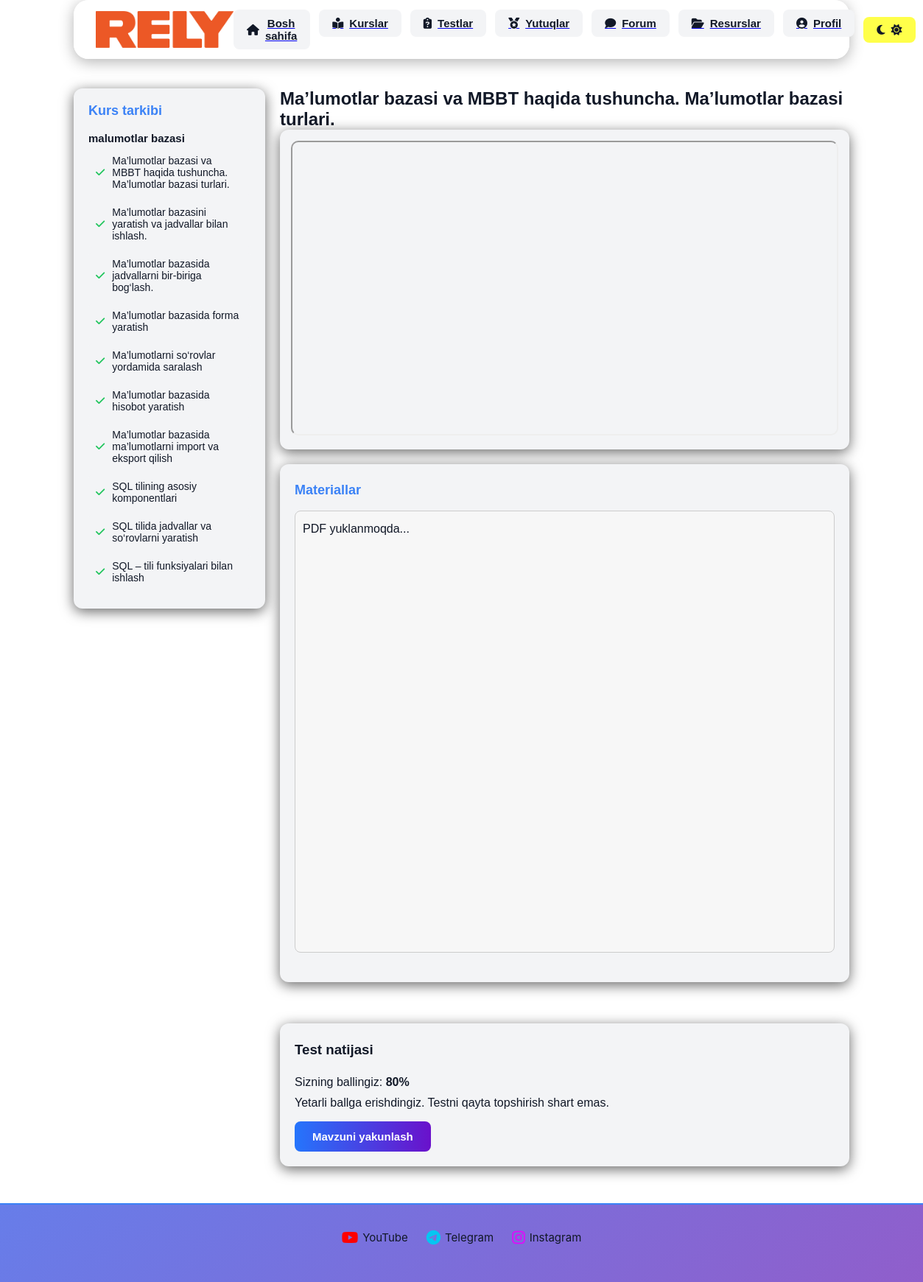
The app's page /student/topic/14 (signed in) with its own data.
### tables this page shows
CREATE TABLE chapters(
    id INTEGER PRIMARY KEY AUTOINCREMENT,
    name TEXT NOT NULL,
    title TEXT,
    number INTEGER NOT NULL,
    course_id INTEGER NOT NULL,
    UNIQUE(number, course_id),
    FOREIGN KEY(course_id)
        REFERENCES courses(id)
        ON DELETE CASCADE
);

CREATE TABLE topics(
    id INTEGER PRIMARY KEY AUTOINCREMENT,
    name TEXT NOT NULL,
    video TEXT,
    content TEXT,
    time INTEGER,
    number INTEGER NOT NULL,
    chapter_id INTEGER NOT NULL, test_id TEXT,
    UNIQUE(number, chapter_id),
    FOREIGN KEY(chapter_id)
        REFERENCES chapters(id)
        ON DELETE CASCADE
);

CREATE TABLE studies(
    id INTEGER PRIMARY KEY AUTOINCREMENT,
    user_id INTEGER NOT NULL,
    topic_id INTEGER NOT NULL,
    value TEXT, date TEXT DEFAULT CURRENT_TIMESTAMP,
    UNIQUE(user_id, topic_id),
    FOREIGN KEY(user_id)
        REFERENCES users(id)
        ON DELETE CASCADE,
    FOREIGN KEY(topic_id)
        REFERENCES topics(id)
        ON DELETE CASCADE
);

CREATE TABLE pdfs(
    id INTEGER PRIMARY KEY AUTOINCREMENT,
    pdf TEXT NOT NULL,
    topic_id INTEGER NOT NULL,
    FOREIGN KEY(topic_id)
        REFERENCES topics(id)
        ON DELETE CASCADE
);

CREATE TABLE exams(
    id INTEGER PRIMARY KEY AUTOINCREMENT,
    user_id INTEGER NOT NULL,
    test_id INTEGER NOT NULL,
    score INTEGER,
    FOREIGN KEY(user_id)
        REFERENCES users(id)
        ON DELETE CASCADE,
    FOREIGN KEY(test_id)
        REFERENCES tests(id)
        ON DELETE CASCADE
);

### routes/student.py (the view, shortened to what this page needs)
@bp.route("/topic/<int:topic_id>")
def topic(topic_id):
    user_id = session.get("user_id")
    if not user_id:
        return redirect("/login")
    conn = get_db()
    c = conn.cursor()
    topic = c.execute("""
        SELECT t.*, ch.course_id
        FROM topics t
        JOIN chapters ch ON t.chapter_id = ch.id
        WHERE t.id=?
    """, (topic_id,)).fetchone()
    if not topic:
        return "Bunday mavzu mavjud emas"
    course_id = topic["course_id"]
    all_topics = c.execute("""
        SELECT t.id
        FROM topics t
        JOIN chapters ch ON t.chapter_id = ch.id
        WHERE ch.course_id=?
        ORDER BY ch.number, t.number
    """, (course_id,)).fetchall()
    all_topics = [t["id"] for t in all_topics]
    index = all_topics.index(topic_id)
    c.execute("""
        INSERT OR IGNORE INTO studies(user_id, topic_id, value)
        VALUES (?, ?, 'in_progress')
    """, (user_id, topic_id))
    conn.commit()
    pdfs = c.execute("SELECT * FROM pdfs WHERE topic_id=?", (topic_id,)).fetchall()
    chapters = c.execute("SELECT * FROM chapters WHERE course_id=? ORDER BY number", (course_id,)).fetchall()
    topics_dict = {}
    for ch in chapters:
        topics_dict[ch["id"]] = c.execute("SELECT * FROM topics WHERE chapter_id=? ORDER BY number", (ch["id"],)).fetchall()
    studies = c.execute("SELECT topic_id, value FROM studies WHERE user_id=?", (user_id,)).fetchall()
    study_status = {s["topic_id"]: s["value"] for s in studies}
    test_id = topic["test_id"]
    questions = []
    answers = {}
    test = None
    test_result = None
    show_test = False
    if test_id:
        test_result = c.execute("""
            SELECT * FROM exams
            WHERE user_id=? AND test_id=?
            ORDER BY id DESC
            LIMIT 1
        """, (user_id, test_id)).fetchone()
        min_score_row = c.execute("SELECT min_score FROM tests WHERE id=?", (test_id,)).fetchone()
        min_score = min_score_row["min_score"] if min_score_row else 50
        show_test = not test_result or test_result["score"] < min_score
    last_topic = all_topics[-1]
    conn.close()
    return render_template(
        "student/topic.html",
        topic=topic,
        pdfs=pdfs,
        chapters=chapters,
        topics=topics_dict,
        study_status=study_status,
        questions=questions,
        answers=answers,
        test=test,
        test_result=test_result,
        show_test=show_test,
        last_topic=last_topic,
        course_id=course_id
    )

### routes/student.py (called while the page is built)
def get_db():
    conn = sqlite3.connect("database.db")
    conn.row_factory = sqlite3.Row
    return conn

### templates/student/topic.html (shortened to what this page needs)
{% extends "base.html" %}
{% block content %}
<div class="lesson">
    <div class="sidebar" id="sidebar">
        <h3>Kurs tarkibi</h3>
        {% for ch in chapters %}
        <h4>{{ ch[1] }}</h4>
        <ul>
            {% for tp in topics[ch[0]] %}
            {% set st = study_status.get(tp[0]) %}
            {% if st == None %}
            <li><span><i class="fa-solid fa-lock"></i>{{ tp[1] }}</span></li>
            {% else %}
            <li><a href="{{ url_for('student.topic', topic_id=tp[0]) }}">
                <i class="fa-solid {% if st=='succesfully' %}fa-check{% else %}fa-pen{% endif %}"></i>{{ tp[1]  }}
            </a></li>
            {% endif %}
            {% endfor %}
        </ul>
        {% endfor %}
    </div>
    <div class="main">
        <h2>{{ topic[1] }}</h2>
        {% if topic[2] %}
        <div class="video-box">
            <iframe src="{{ topic[2] }}" allowfullscreen></iframe>
        </div>
        {% endif %}
       {% if pdfs %}
<div class="materials">
    <h3>Materiallar</h3>
    {% for pdf in pdfs %}
    <div class="pdf-viewer" id="pdfViewer{{ loop.index }}"
         style="width:100%; height:600px; border:1px solid #ccc; border-radius:8px; overflow:auto; margin-bottom:20px;">
        <p>PDF yuklanmoqda...</p>
    </div>
    {% endfor %}
</div>
{% endif %}
        <div style="white-space: pre-line;">
</div>
        {% if test_result %}
        <div class="test-result">
            <h3>Test natijasi</h3>
            <p>Sizning ballingiz: <b>{{ test_result['score'] }}%</b></p>
            {% set min_score = test['min_score'] if test else 50 %}
            {% if test_result['score'] >= min_score %}
            <p>Yetarli ballga erishdingiz. Testni qayta topshirish shart emas.</p>
            <form method="post" action="/student/finish_topic">
                <button class="next">Mavzuni yakunlash</button>
            </form>
            {% else %}
            <p>Siz minimal ballga yetmadingiz. Testni qayta topshirishingiz mumkin.</p>
            {% endif %}
        </div>
        {% endif %}
    </div>
</div>
{% endblock %}

### static/css/base.css (style rules this page uses)
* { margin: 0; padding: 0; box-sizing: border-box; }
body { font-family: -apple-system, BlinkMacSystemFont, "Segoe UI", Roboto, sans-serif; background-color: #f4f6fb; background: linear-gradient(90deg, #6695fb, #5d2efa); color: #333; }
:root { --bg-color: #ffffff; --text-color: #111827; --card-bg: #f3f4f6; --nav-bg: rgba(255,255,255,0.8); }

### templates/base.html (style rules this page uses)
body { margin: 0; font-family: 'Inter', sans-serif; background: linear-gradient(135deg, #0f111a 0%, #1c1f2a 100%); color: #e5e7eb; min-height: 100vh; }
body { background: var(--bg-color); color: var(--text-color); }
* { transition: all 0.3s ease; }

### templates/student/topic.html (style rules this page uses)
.lesson { display: flex; gap: 20px; font-family: 'Arial', sans-serif; flex-wrap: wrap; color: #f5f5f5; color: var(--text-color); }
.main { flex: 1; min-width: 300px; }
.sidebar { width: 260px; background: #2a2a2a; padding: 20px; border-radius: 12px; box-shadow: 0 4px 18px rgba(0,0,0,0.6); flex-shrink: 0; height: fit-content; position: sticky; top: 100px; transition: none; z-index: 1000; background: var(--card-bg);color: var(--text-color); }
.sidebar h3 { font-size: 18px; margin-bottom: 12px; color: #3b82f6; }
.sidebar h4 { margin-top: 18px; margin-bottom: 6px; font-size: 15px; background: var(--card-bg);color: var(--text-color); }
.sidebar ul { list-style: none; padding-left: 0; }
.sidebar li { margin: 6px 0; }
.sidebar a, .sidebar span { display: flex; align-items: center; gap: 10px; padding: 8px 10px; border-radius: 6px; transition: 0.2s; background: var(--card-bg);color: var(--text-color); font-size: 14px; text-decoration: none; }
.fa-check { color: #22c55e; }
.video-box { background: var(--card-bg);color: var(--text-color); padding: 15px; border-radius: 12px; box-shadow: 0 4px 18px rgba(0,0,0,0.6); margin-bottom: 20px; }
.video-box iframe { border-radius: 10px; width: 100%; height: 400px; }
.text, .materials, .test, .test-result { background: var(--card-bg);color: var(--text-color); padding: 20px; border-radius: 12px; box-shadow: 0 4px 18px rgba(0,0,0,0.6); margin-top: 20px; line-height: 1.7; }
.materials h3 { margin-bottom: 12px; font-size: 18px; color: #3b82f6; }
.test h3, .test-result h3 { margin-bottom: 15px; }
.next, .finish-course { display: inline-block; color: #fff; font-weight: 600; padding: 12px 24px; border-radius: 8px; font-size: 15px; cursor: pointer; transition: 0.2s; border: none; margin-top: 12px; }
.next { background: linear-gradient(90deg, #2575fc, #6a11cb); }
.pdf-viewer { background: #f7f7f7; padding: 10px; overflow-y: auto; }

### records on screen
chapters: name "malumotlar bazasi"
topics: name "Ma’lumotlar bazasi va MBBT haqida tushuncha. Ma’lumotlar bazasi turlari."
topics: name "Ma’lumotlar bazasini yaratish va jadvallar bilan ishlash."
topics: name "Ma’lumotlar bazasida jadvallarni bir-biriga bog‘lash."
topics: name "Ma’lumotlar bazasida forma yaratish"
topics: name "Ma’lumotlarni so‘rovlar yordamida saralash"
topics: name "Ma’lumotlar bazasida hisobot yaratish"
topics: name "Ma’lumotlar bazasida ma’lumotlarni import va eksport qilish"
topics: name "SQL tilining asosiy komponentlari"
topics: name "SQL tilida jadvallar va so‘rovlarni yaratish"
topics: name "SQL – tili funksiyalari bilan ishlash"
exams: score "80"
